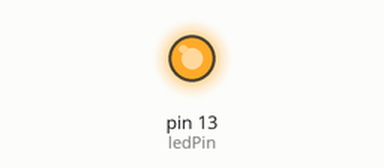
The sketch below on a simulated Teensy 3. On the bench: output pins drawn as LEDs (lit = HIGH). What the sketch prints to the serial monitor is not drawn.

Above: at 0.1 s.
At 0.6 s:
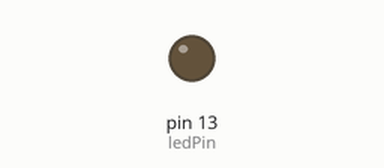
Timing chart, 0 to 3.0 s (numbered marks = the images above):
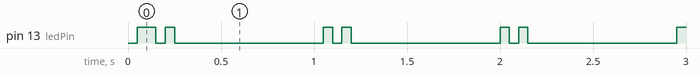

The sketch:

double_blink.ino
```cpp
/*
    Double blink LED and repeat every second.

    Using timers.  Still use the state machine approach.

    The "something else" here is another state machine printing USB debug every
    1.5 seconds.
*/

// constants defining the cycle time(s) (all in milliseconds)
const int LedOn = 50;
const int LedOff = 50;
const int CycleWait = 1000 - 2*(LedOn + LedOff);

const int UsbWait = 1500;

// basic timer period is 50msec (value in microseconds)
const int TimerWait = 50000;

// teensy 3.1 has the LED on pin 13
const int ledPin = LED_BUILTIN;

// Create an IntervalTimer object
IntervalTimer myTimer;

// setup() gets called once at startup
void setup(void) {
    pinMode(ledPin, OUTPUT);
    Serial.begin(38400);
    myTimer.begin(handle_timer, TimerWait);  // handle_timer() runs every whenever
}

// loop() is continuously called
void loop()
{
}

// the timer interrupt routine
void handle_timer(void)
{
    // get current time
    long currentMillis = (long) millis();

    // pass current time to LED state machine
    led_state_machine(currentMillis);

    // and to the USB state machine
    usb_state_machine(currentMillis);
}

// a simple state machine to write debug to the USB port every 1.5 seconds
void usb_state_machine(long time)
{
    static long next_time = 0;
    static int state = 0;

    if (time > next_time)
    {
        switch (state)
        {
            case 0:                        // initialization
                next_time = time;
                /* FALL THROUGH */
            case 1:                        // write debug
                Serial.print(time, DEC);
                Serial.println(" msec");
                next_time += UsbWait;
                state = 1;
                break;
        }
    }
}

// a simple state machine to flash the LED
void led_state_machine(long time)
{
    static long next_time = 0;
    static int state = 0;

    if (time > next_time)
    {
        switch (state)
        {
            case 0:                        // initialization
                next_time = time;
                /* FALL THROUGH */
            case 1:                        // first flash, ON
                digitalWrite(ledPin, HIGH);
                next_time += LedOn;
                state = 2;
                break;
            case 2:                        // first flash, OFF
                digitalWrite(ledPin, LOW);
                next_time += LedOff;
                state = 3;
                break;
            case 3:                        // second flash, ON
                digitalWrite(ledPin, HIGH);
                next_time += LedOn;
                state = 4;
                break;
            case 4:                        // second flash, OFF
                digitalWrite(ledPin, LOW);
                next_time += CycleWait;
                state = 1;
                break;
        }
    }
}
```

Measured:
- by itself, pin 13 (ledPin): repeats every 0.95 s: LOW 0.05 s, HIGH 0.05 s, LOW 0.80 s, HIGH 0.05 s
- by itself, everything shown: repeats every 0.95 s, in 4 steps
